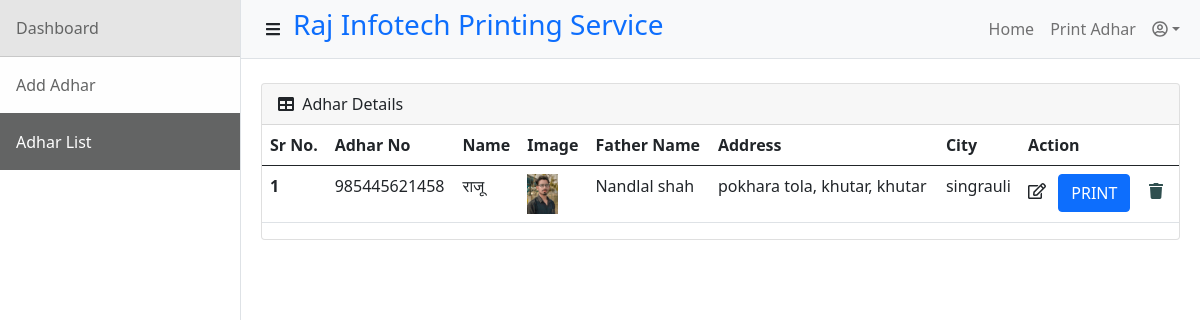
/adhar_list/, run on an earlier commit of the app's database.
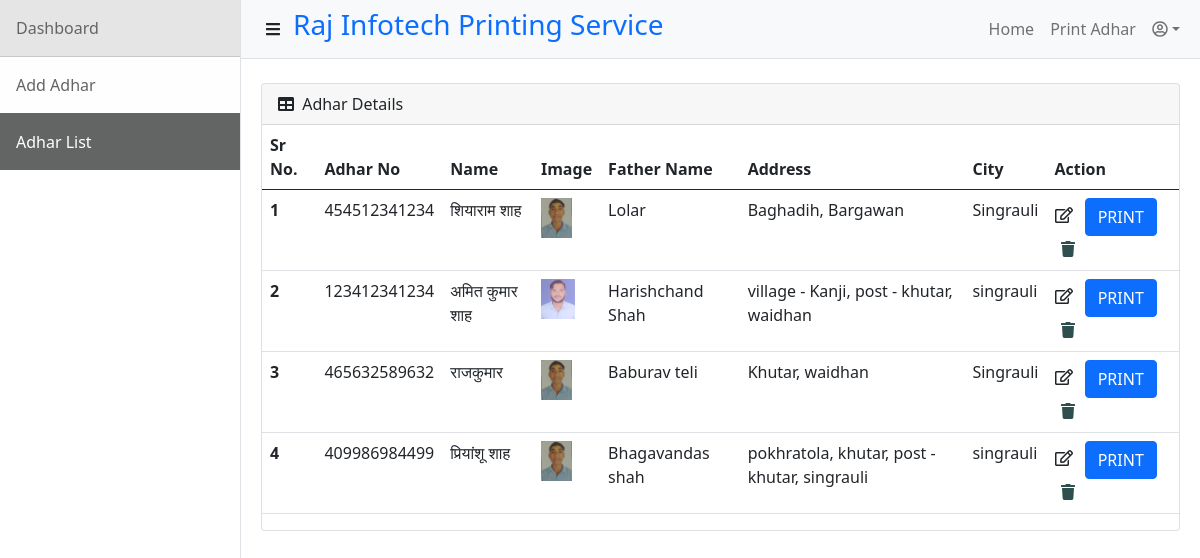
And on a later commit of the database.
### printAdhar/models.py (models this page shows, shortened)
class AdharCardDetail(models.Model):
    MALE = 'MALE'
    FEMALE = 'FEMALE'
    GENDER_CHOICE ={
            (MALE, 'MALE'),
            (FEMALE , 'FEMALE'),
        }
    MP = "Madhya Pradesh"
    CG = "Chhattisgarh"
    STATE_CHOICE={
        (MP, "Madhya Pradesh"),
        (CG, "Chhattisgarh"),
    }
    SON_OF = "S/O"
    DAUGHTER_OF = "D/O"
    WIFE_OF = "W/O"
    RELATION_CHOICE = {
        (SON_OF, "S/O"),
        (DAUGHTER_OF, "D/O"),
        (WIFE_OF, "W/O"),
    }
    uid = models.BigIntegerField(verbose_name="Adhar Aumber")
    full_name = models.CharField(max_length=100, verbose_name='Full Name (English)')
    relation = models.CharField(max_length=4, choices=RELATION_CHOICE, default=SON_OF, verbose_name="Relation")
    relation_name = models.CharField(max_length=100, verbose_name='Father/Husband (English)')
    date_of_birth = models.DateField(null=True, verbose_name='DOB')
    gender = models.CharField(choices=GENDER_CHOICE, max_length=8, default=MALE, verbose_name='Gender')
    image = models.ImageField(upload_to = "profile_image", verbose_name="Image")
    address = models.CharField(max_length=150, verbose_name='Address (English)', )
    city = models.CharField(max_length=20, verbose_name="City")
    state = models.CharField(choices=STATE_CHOICE, max_length=20, verbose_name="State", default=MP)
    full_name_hi = models.CharField(max_length=100, verbose_name='Full Name (Hindi)')
    relation_hi = models.CharField(max_length=20, verbose_name="Relation (hindi)")
    gender_hi = models.CharField(max_length=20, verbose_name='Gender (Hindi)')
    relation_name_hi = models.CharField(max_length=100, verbose_name='Father/Husband (Hindi)')
    address_hi = models.CharField(max_length=150, verbose_name='Address (Hindi)', )
    city_hi = models.CharField(max_length=20, verbose_name="City (Hindi)")
    state_hi = models.CharField(max_length=50, verbose_name="State (Hindi)")
    pin_code = models.CharField(max_length=6, default="482000", verbose_name= "PIN CODE")
    created_at = models.DateTimeField(auto_now_add=True)

### printAdhar/views.py (the view)
# urls.py: re_path(r'^adhar_list/$', views.adhar_list, name="adhar_list"),
def adhar_list(request):
    adhar_list = AdharCardDetail.objects.all()
    return render(request, 'uid/adhar_list.html', {'data': adhar_list})

### printAdhar/templates/uid/adhar_list.html (shortened to what this page needs)
{% extends "layout.html" %}
{% block content %}
<div class="table-responsive p-2" style="overflow:auto">
    <div class="card mt-3">
        <div class="card-header table-responsive">
            <i class="fas fa-table me-1"></i>
            Adhar Details
        </div>
        <div class="table-responsive">
            <table class="table table-responsive" style="width:100%;">
            <thead>
                <tr>
                  <th scope="col">Sr No.</th>
                  <th scope="col">Adhar No</th>
                  <th scope="col">Name</th>
                  <th scope="col">Image</th>
                  <th scope="col">Father Name</th>
                  <th scope="col">Address</th>
                  <th scope="col">City</th>
                  <th scope="col">Action</th>
                </tr>
              </thead>
              <tbody>
                {% for element in data %}
                    <tr>
                        <th scope="row">{{forloop.counter}}</th>
                        <td>
                            {{element.uid}}
                        </td>
                        <td>{{element.full_name_hi}}</td>
                        <td>
                            {% if element.image.url %}
                                <img src="{{element.image.url}}" alt = "{{element.id}}" height="40">
                            {% endif %}
                        </td>
                        <td>{{element.relation_name}}</td>
                        <td>{{element.address}}</td>
                        <td>{{element.city}}</td>
                        <td>
                            <a href="{% url 'update_adhar' element.id %}" class="text-dark m"><i class="far fa-edit"></i></a>
                            <a href="{% url 'view_adhar' element.id %}" class="text-dark m-2"><button type="button" class="btn btn-primary">PRINT</button></a>
                            <button type="button" style="border: none;outline: none;background: none;color: darkslategrey;"  data-bs-toggle="modal" data-bs-target="#exampleModal-{{element.id}}">
                                <i class="fas fa-trash"  data-toggle="tooltip" title="Delete"></i>
                            </button>
                        </td>
                    </tr>
                    {% endfor %}
                  </tbody>
            </table>
        </div>
    </div>
</div>
{% endblock content %}

### printAdhar/templates/layout.html (shortened to what this page needs)
{% load static %}
<!DOCTYPE html>
<html lang="en">
    <head>
        <link href="{% static 'css/styles.css' %}" rel="stylesheet" />
    </head>
    <body>
        <div class="d-flex" id="wrapper">
            <div class="border-end bg-white" id="sidebar-wrapper">
                <div class="list-group list-group-flush">
                    <a class="list-group-item list-group-item-action list-group-item-light p-3 {% if request.resolver_match.url_name == 'index'%}active{% endif %}" href="{% url 'index' %}">Dashboard</a>
                    <a class="list-group-item list-group-item-action list-group-item-light p-3 {% if request.resolver_match.url_name == 'adhar_form'%}active{% endif %}" href="{% url 'adhar_form' %}">Add Adhar</a>
                    <a class="list-group-item list-group-item-action list-group-item-light p-3 {% if request.resolver_match.url_name == 'adhar_list'%}active{% endif %}" href="{% url 'adhar_list' %}">Adhar List</a>
                </div>
            </div>
            <div id="page-content-wrapper">
                <nav class="navbar navbar-expand-lg navbar-light bg-light border-bottom">
                    <div class="container-fluid">
                        <button class="btn" id="sidebarToggle"><i class="fas fa-bars"></i></button>
                        <h3 class="text-primary m">Raj Infotech Printing Service</h3>
                        <div class="collapse navbar-collapse" id="navbarSupportedContent">
                            <ul class="navbar-nav ms-auto mt-2 mt-lg-0">
                                <li class="nav-item active"><a class="nav-link" href="{% url 'index' %}">Home</a></li>
                                <li class="nav-item"><a class="nav-link" href="{% url 'adhar_list' %}">Print Adhar</a></li>
                                <li class="nav-item dropdown">
                                    <a class="nav-link dropdown-toggle" id="navbarDropdown" href="#" role="button" data-bs-toggle="dropdown" aria-haspopup="true" aria-expanded="false"><i class="far fa-user-circle"></i></a>
                                </li>
                            </ul>
                        </div>
                    </div>
                </nav>
                <div class="container-fluid">
                    {% block content %}{% endblock content %}
                </div>
            </div>
        </div>
    </body>
</html>

What changed in the data, as far as the page shows it:
removed AdharCardDetail: uid "985445621458", full_name_hi "राजू", image (picture), relation_name "Nandlal shah", address "pokhara tola, khutar, khutar", city "singrauli"
added AdharCardDetail: uid "454512341234", full_name_hi "शियाराम शाह", image (picture), relation_name "Lolar", address "Baghadih, Bargawan", city "Singrauli"
added AdharCardDetail: uid "123412341234", full_name_hi "अमित कुमार शाह", image (picture), relation_name "Harishchand Shah", address "village - Kanji, post - khutar, waidhan", city "singrauli"
added AdharCardDetail: uid "465632589632", full_name_hi "राजकुमार", image (picture), relation_name "Baburav teli", address "Khutar, waidhan", city "Singrauli"
added AdharCardDetail: uid "409986984499", full_name_hi "प्रियांशू शाह", image (picture), relation_name "Bhagavandas shah", address "pokhratola, khutar, post - khutar, singrauli", city "singrauli"
